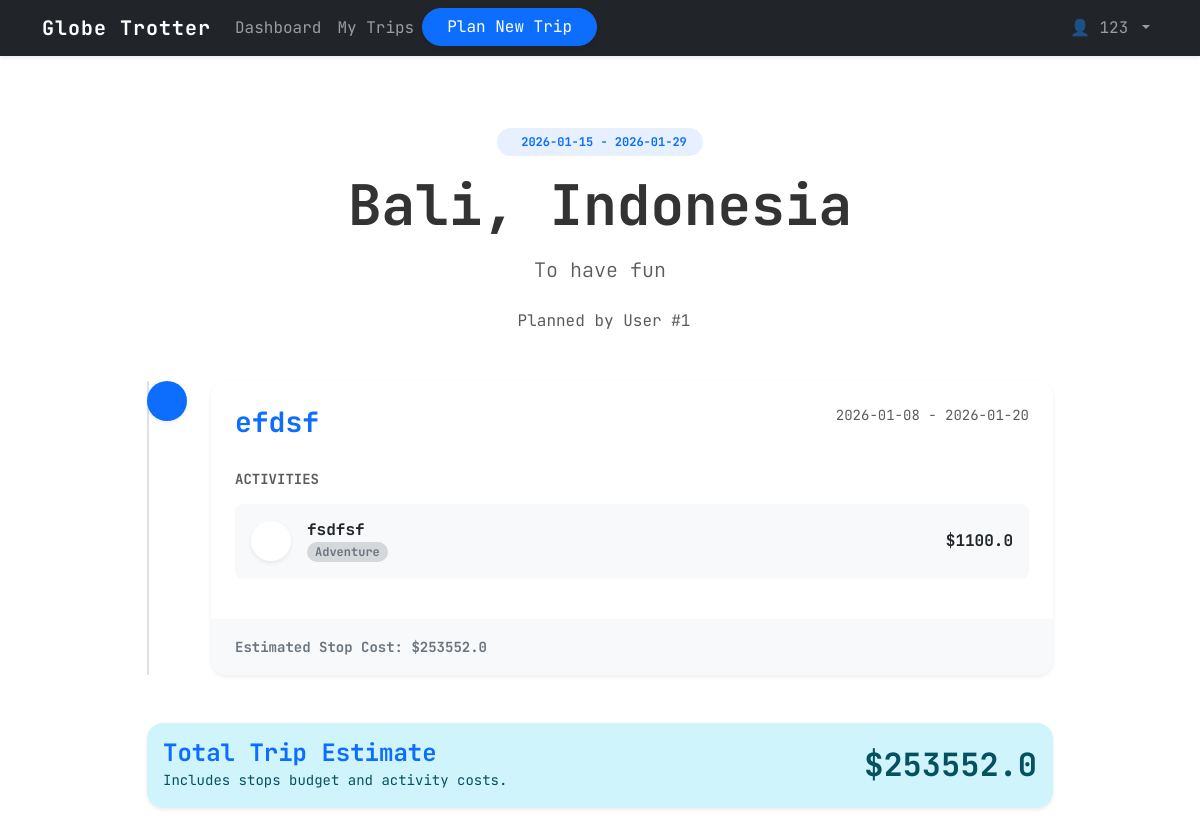
/trip/8/public (signed in), run on the app's committed database.
### tables this page shows
CREATE TABLE trips (
    id INTEGER PRIMARY KEY AUTOINCREMENT,
    user_id INTEGER NOT NULL,
    location TEXT NOT NULL,
    start_date TEXT NOT NULL,
    end_date TEXT NOT NULL,
    created_at DATETIME DEFAULT CURRENT_TIMESTAMP, description TEXT, budget_limit REAL DEFAULT 0.0, is_public BOOLEAN DEFAULT 0,
    FOREIGN KEY (user_id) REFERENCES users(id)
);

CREATE TABLE itinerary_stops (
    id INTEGER PRIMARY KEY AUTOINCREMENT,
    trip_id INTEGER NOT NULL,
    city TEXT NOT NULL,
    description TEXT,
    start_date TEXT,
    end_date TEXT,
    budget REAL,
    FOREIGN KEY (trip_id) REFERENCES trips(id)
);

CREATE TABLE trip_activities (
        id INTEGER PRIMARY KEY AUTOINCREMENT,
        stop_id INTEGER NOT NULL,
        name TEXT NOT NULL,
        category TEXT,
        cost REAL DEFAULT 0.0,
        start_time DATETIME,
        booked BOOLEAN DEFAULT 0,
        FOREIGN KEY (stop_id) REFERENCES itinerary_stops(id)
    );

### app.py (the view)
@app.route('/trip/<int:trip_id>/public')
def public_trip_view(trip_id):
    conn = get_db()
    trip = conn.execute("SELECT * FROM trips WHERE id = ?", (trip_id,)).fetchone()
    if not trip:
        conn.close()
        return "Trip not found", 404
    is_owner = 'user_id' in session and session['user_id'] == trip['user_id']
    if not trip['is_public'] and not is_owner:
        conn.close()
        return "This trip is private.", 403
    stops = conn.execute("SELECT * FROM itinerary_stops WHERE trip_id = ? ORDER BY start_date", (trip_id,)).fetchall()
    stops_data = []
    total_cost = 0
    for stop in stops:
        activities = conn.execute("SELECT * FROM trip_activities WHERE stop_id = ?", (stop['id'],)).fetchall()
        stop_dict = dict(stop)
        stop_dict['activities'] = [dict(a) for a in activities]
        stop_dict['stop_cost'] = sum(a['cost'] for a in activities) + (stop['budget'] or 0) # simplified cost logic
        total_cost += stop_dict['stop_cost']
        stops_data.append(stop_dict)
    conn.close()
    return render_template('itinerary_view.html', trip=trip, stops=stops_data, is_owner=is_owner, total_cost=total_cost)

### app.py (called while the page is built)
def get_db():
    conn = sqlite3.connect(DB_NAME)
    conn.row_factory = sqlite3.Row
    return conn

### templates/itinerary_view.html (shortened to what this page needs)
{% extends "base.html" %}
{% block styles %}
<link rel="stylesheet" href="{{ url_for('static', filename='css/itinerary_view.css') }}">
{% endblock %}
{% block content %}
<div class="container py-5">
    <div class="row justify-content-center">
        <div class="col-lg-10">
            <div class="text-center mb-5">
                <span class="badge bg-primary bg-opacity-10 text-primary rounded-pill px-3 py-2 mb-3">
                     {{ trip.start_date }} - {{ trip.end_date }}
                </span>
                <h1 class="fw-bold display-4 mb-3">{{ trip.location }}</h1>
                <p class="lead text-muted mx-auto" style="max-width: 600px;">{{ trip.description }}</p>
                <div class="d-flex justify-content-center gap-3 mt-4">
                    <div class="d-flex align-items-center text-muted">
                        <span>Planned by User #{{ trip.user_id }}</span>
                    </div>
                </div>
            </div>
            <div class="position-relative">
                <div class="position-absolute start-0 h-100 border-start border-2 border-light" style="left: 20px;">
                </div>
                {% for stop in stops %}
                <div class="d-flex mb-5 position-relative">
                    <div class="flex-shrink-0 me-4">
                        <div class="bg-primary text-white rounded-circle d-flex align-items-center justify-content-center shadow-sm"
                            style="width: 40px; height: 40px; z-index: 1;">
                        </div>
                    </div>
                    <div class="flex-grow-1">
                        <div class="card shadow-sm border-0 rounded-4 overflow-hidden">
                            <div class="card-header bg-white border-bottom-0 pt-4 px-4 pb-0">
                                <div class="d-flex justify-content-between align-items-start">
                                    <h3 class="fw-bold text-primary mb-0">{{ stop.city }}</h3>
                                    <span class="text-muted small">{{ stop.start_date }} - {{ stop.end_date }}</span>
                                </div>
                            </div>
                            <div class="card-body px-4 pb-4">
                                {% if stop.activities %}
                                <h6 class="text-uppercase text-muted small fw-bold mb-3">Activities</h6>
                                {% for activity in stop.activities %}
                                <div class="d-flex align-items-center mb-3 p-3 bg-light rounded-3">
                                    <div class="me-3">
                                        <div class="bg-white rounded-circle d-flex align-items-center justify-content-center shadow-sm"
                                            style="width: 40px; height: 40px;">
                                        </div>
                                    </div>
                                    <div class="flex-grow-1">
                                        <h6 class="fw-bold mb-0">{{ activity.name }}</h6>
                                        <span
                                            class="badge bg-secondary bg-opacity-25 text-secondary rounded-pill py-1 px-2 small">{{
                                            activity.category }}</span>
                                    </div>
                                    {% if is_owner %}
                                    <div class="text-end">
                                        <span class="d-block fw-bold">${{ activity.cost }}</span>
                                    </div>
                                    {% endif %}
                                </div>
                                {% endfor %}
                                {% else %}
                                <p class="text-muted small fst-italic mb-0">No activities scheduled.</p>
                                {% endif %}
                            </div>
                            {% if is_owner %}
                            <div class="card-footer bg-light border-0 py-3 px-4">
                                <small class="fw-bold text-secondary">Estimated Stop Cost: ${{ stop.stop_cost }}</small>
                            </div>
                            {% endif %}
                        </div>
                    </div>
                </div>
                {% endfor %}
            </div>
            {% if is_owner %}
            <div class="alert alert-info border-0 rounded-4 shadow-sm mt-5">
                <div class="d-flex justify-content-between align-items-center">
                    <div>
                        <h4 class="fw-bold mb-0 text-primary">Total Trip Estimate</h4>
                        <small>Includes stops budget and activity costs.</small>
                    </div>
                    <h2 class="fw-bold mb-0">${{ total_cost }}</h2>
                </div>
            </div>
            {% endif %}
        </div>
    </div>
</div>
{% endblock %}

### static/css/itinerary_view.css (style rules this page uses)
.text-primary { color: #0d6efd !important; }
.bg-light { background-color: #f8f9fa !important; }
.card { background-color: #ffffff; border: 1px solid #e0e0e0; }
body { color: #333; background-color: #ffffff; }
.position-absolute.border-start { border-color: #dee2e6 !important; }

### templates/base.html (style rules this page uses)
body { background-color: #f8f9fa; font-family: 'JetBrains Mono', monospace; }
h1, h2, h3, h4, h5, h6, .btn, .nav-link { font-family: 'JetBrains Mono', monospace; }

### data on the page
trips: start_date "2026-01-15", end_date "2026-01-29", location "Bali, Indonesia", description "To have fun", user_id "1"
itinerary_stops: city "efdsf", start_date "2026-01-08", end_date "2026-01-20", stop_cost "253552.0"
trip_activities: name "fsdfsf", category "Adventure", cost "1100.0"

### other printed values
{{ session.get('user_name') }} "123"
{{ total_cost }} "253552.0"
